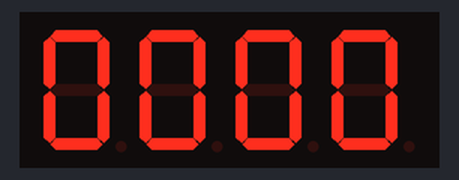
A sketch run on a simulated Arduino Uno, built with avr-gcc and run on an emulated ATmega328P. On the bench: 4-digit seven-segment display.

Above: at 0.6 s.
At 2.6 s:
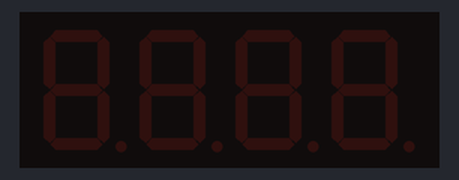

Measured:
- what the display in image 0 shows lasts 2.0 s, from 0.5 s to 2.5 s

The sketch:

test_display_tm1637.ino
```cpp
#include <TM1637Display.h>

// Try using different pins, specifically pins that are not used by anything else
#define CLK 6
#define DIO 5

TM1637Display display(CLK, DIO);

void setup() {
  // Use a much lower brightness to rule out power-supply noise
  // causing glitches during transmission
  display.setBrightness(0x01);
  delay(500);
}

void loop() {
  // Try writing a simple fixed pattern instead of using the number formatter
  uint8_t data[] = { 0b00111111, 0b00111111, 0b00111111, 0b00111111 }; // Should display '8888'
  display.setSegments(data);
  delay(2000);

  display.clear(); // Should be completely blank
  delay(2000);
}
```
